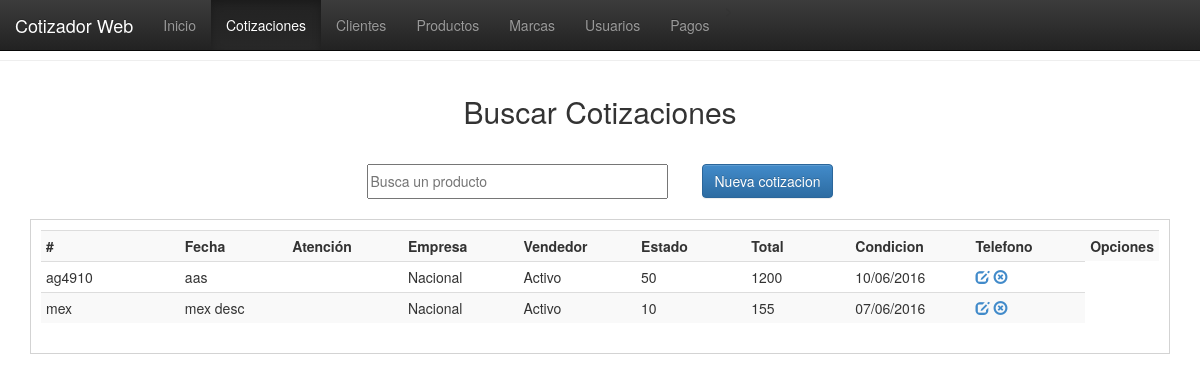
Screenshot of /vistas/cotizaciones.php with the database file from the repository.
### tables this page shows
CREATE TABLE `productos` (
  `id_prod` int(11) NOT NULL,
  `id_mca` int(100) NOT NULL,
  `nomb_prod` varchar(100) NOT NULL,
  `desc_prod` varchar(100) NOT NULL,
  `origen_prod` varchar(20) NOT NULL,
  `edo_prod` varchar(15) NOT NULL,
  `nota_prod` varchar(150) NOT NULL,
  `cost_prod` float NOT NULL,
  `util_prod` float NOT NULL,
  `prec_prod` float NOT NULL,
  `prec_rec` float NOT NULL,
  `Imagen` text NOT NULL,
  `fecha_prod` date NOT NULL
);

### php/conexion.php (called while the page is built, shortened)
<?php
function fechaNormal($fecha){
		$nfecha = date('d/m/Y',strtotime($fecha));
		return $nfecha;
}
?>

### vistas/cotizaciones.php (the view, shortened to what this page needs)
<!DOCTYPE html>
<html>
<head>
<link href="../css/estilo.css" rel="stylesheet">
<link href="../bootstrap/css/bootstrap.css" rel="stylesheet">
<link href="../bootstrap/css/bootstrap.min.css" rel="stylesheet">
<link href="../bootstrap/css/bootstrap-theme.css" rel="stylesheet">
<link href="../bootstrap/css/bootstrap-theme.min.css" rel="stylesheet">
</head>
<body>
  <nav class="navbar navbar-inverse navbar-fixed-top">
    <div class="container-fluid">
      <div class="navbar-header">
        <a class="navbar-brand" href="#">Cotizador Web</a>
      </div>
      <div class="collapse navbar-collapse" id="myNavbar">
        <ul class="nav navbar-nav">
          <li><a href="index.php">Inicio</a></li>>
          <li class="active"><a href="cotizaciones.php">Cotizaciones</a></li>
          <li><a href="clientes.php">Clientes</a></li>
          <li><a href="productos.php">Productos</a></li>
          <li><a href="marcas.php">Marcas</a></li>
          <li><a href="usuarios.php">Usuarios</a></li>
          <li><a href="pagos.php">Pagos</a></li>
        </ul>
      </div>
    </div>
  </nav>
  <br><br><hr>
    <header>Buscar Cotizaciones</header>
    <section>
    <table border="0" align="center">
      <tr>
          <td width="335"><input type="text" placeholder="Busca un producto" id="bs-prod"/></td>
            <td width="100"><a href="nueva_cotizacion.php"><button class="btn btn-primary">Nueva cotizacion</button></a></td>
        </tr>
    </table>
    </section>
    <div class="registros" id="agrega-registros-prod">
        <table class="table table-striped table-condensed table-hover">
            <tr>
                <th width="200">#</th>
                <th width="150">Fecha</th>
                <th width="150">Atención</th>
                <th width="150">Empresa</th>
                <th width="150">Vendedor</th>
                <th width="150">Estado</th>
                <th width="150">Total</th>
                <th width="150">Condicion</th>
                <th width="150">Telefono</th>
                <th width="50">Opciones</th>
            </tr>
        <?php
            include('../php/conexion.php');
            $registro = mysql_query("SELECT * FROM productos ORDER BY desc_prod ASC");
            while($registro2 = mysql_fetch_array($registro)){
                echo '<tr>
                        <td>'.$registro2['nomb_prod'].'</td>
                        <td>'.$registro2['desc_prod'].'</td>
                        <td>'.$registro2['mca_prod'].'</td>
                        <td>'.$registro2['origen_prod'].'</td>
                        <td>'.$registro2['edo_prod'].'</td>
                        <td>'.$registro2['cost_prod'].'</td>
                        <td>'.$registro2['prec_rec'].'</td>
                        <td>'.fechaNormal($registro2['fecha_prod']).'</td>
                        <td>
                            <a href="javascript:editarProducto('.$registro2['id_prod'].');" class="glyphicon glyphicon-edit"></a>
                            <a href="javascript:eliminarProducto('.$registro2['id_prod'].');" class="glyphicon glyphicon-remove-circle"></a>
                        </td>
                    </tr>';
            }
        ?>
        </table>
    </div>
</body>
</html>

### css/estilo.css (style rules this page uses)
body { margin:0px; font-family:"Trebuchet MS", Arial, Helvetica, sans-serif; min-width:1000px; }
header { margin:auto; padding:10px; font-size:30px; width:500px; text-align:center; margin-top:20px; }
section { margin-top:20px; }
section table tr td input { width:90%; height:35px; outline:none; font-size:14px; }
.registros { margin:auto; width:95%; margin-top:20px; border:1px solid #D3D3D3; height:auto; padding:10px; }

### rows the page displays
productos: nomb_prod "ag4910", desc_prod "aas", origen_prod "Nacional", edo_prod "Activo", cost_prod "50", prec_rec "1200", fecha_prod "10/06/2016"
productos: nomb_prod "mex", desc_prod "mex desc", origen_prod "Nacional", edo_prod "Activo", cost_prod "10", prec_rec "155", fecha_prod "07/06/2016"
